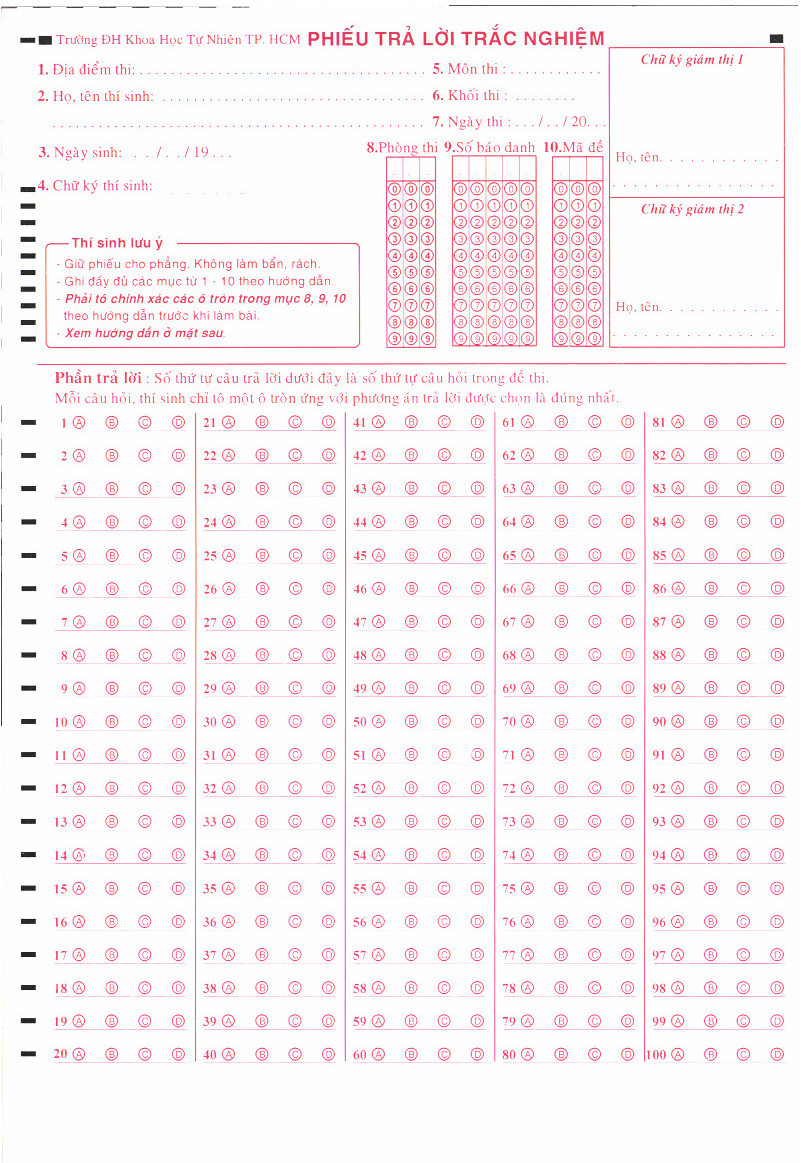
#> input picture img_data/oms2.jpg, 801 x 1163 px
$ python whatever.py   (older library calls are emulated)
#> lines starting #> are read from the running program, lines starting #| are printed output that depends on the picture; after the words box and inside, x2 and y2 are one past the last pixel; in counts of white or black regions, pixels touching at a corner belong together
import numpy as np
import cv2
img = cv2.imread('img_data/oms2.jpg',cv2.IMREAD_GRAYSCALE)
#> img: shape (1163, 801); min 23, max 255, mean 245.6
biblur=cv2.bilateralFilter(img,20,175,175)
sharp=cv2.addWeighted(img,1.55,biblur,-0.5,0)
ret1,thresh1 = cv2.threshold(sharp,127,255,cv2.THRESH_OTSU)
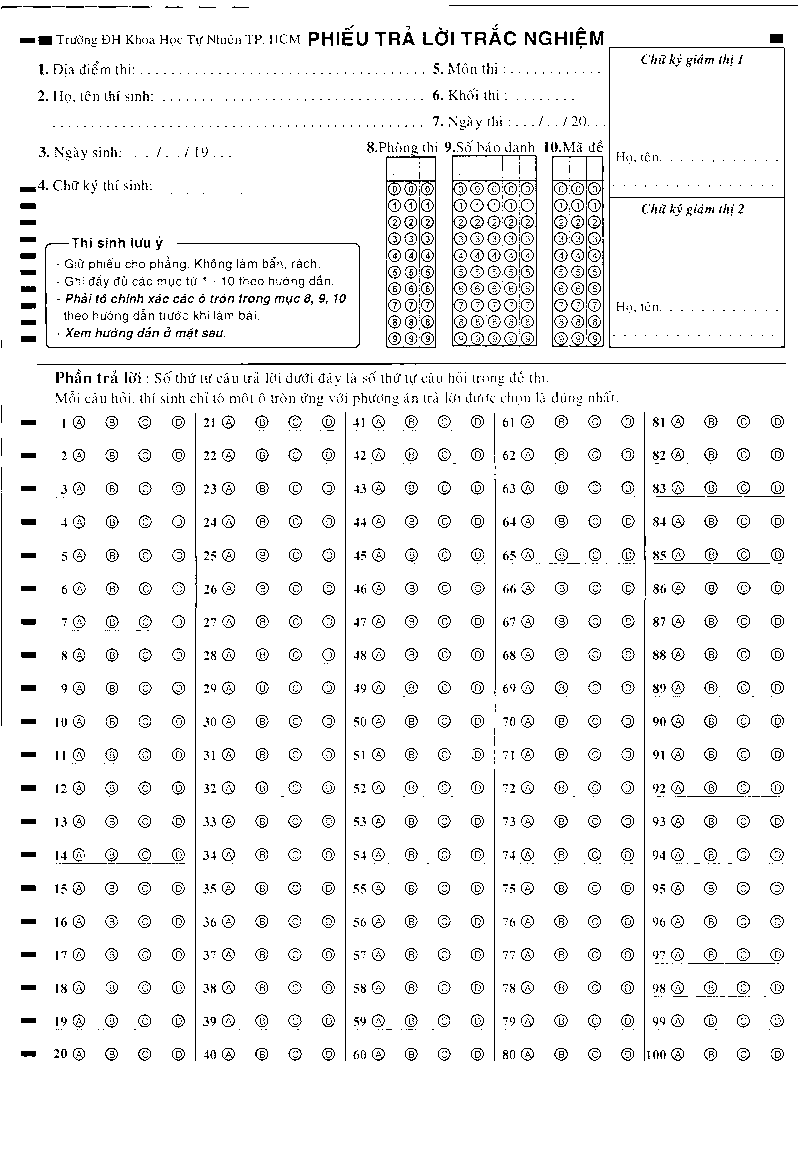
#> thresh1: shape (1163, 801); 94.4% white; black in thin lines or dots
#> ret1 = 186
height, width = img.shape[:2]
#> height = 1163; width = 801

inv=cv2.bitwise_not(thresh1)
#> inv: shape (1163, 801); 5.6% white in thin lines or dots
kernel = cv2.getStructuringElement(cv2.MORPH_ELLIPSE, (4, 4))
closed = cv2.morphologyEx(inv, cv2.MORPH_CLOSE, kernel)
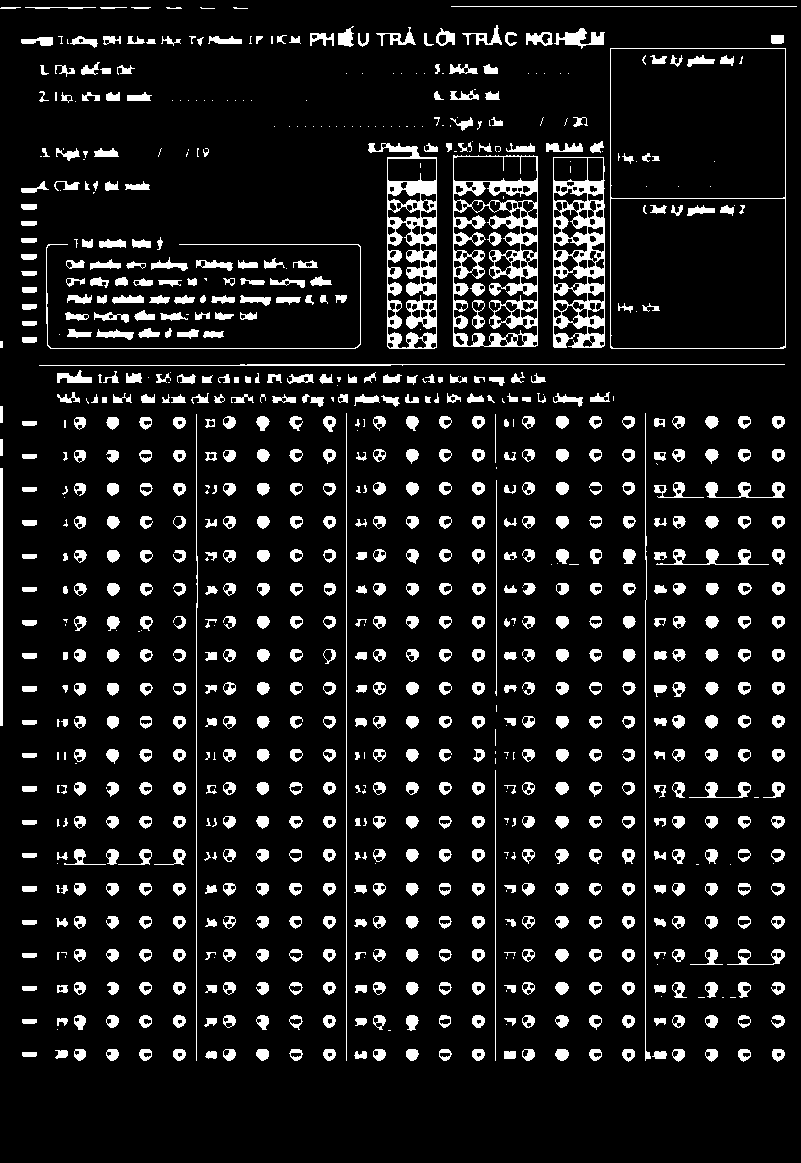
#> closed: shape (1163, 801); 9.9% white; 901 white regions (186 under 20 px)


im2, contours, hierarchy = cv2.findContours(closed, cv2.RETR_TREE, cv2.CHAIN_APPROX_NONE)
#> contours = 1538 contours, 398 with area under 20; largest, box (x1, y1, x2, y2) and area: (610, 48, 786, 349) 52498, (610, 48, 786, 199) 26243, (610, 198, 786, 349) 26235, (453, 155, 538, 347) 15978, (368, 143, 437, 349) 9614
empt=np.zeros((height,width),dtype=np.uint8)
cv2.imshow("thresh1",thresh1)
cv2.imshow("CLOSED",closed)
cv2.drawContours(empt, contours, -1, (255,255,255), 3)
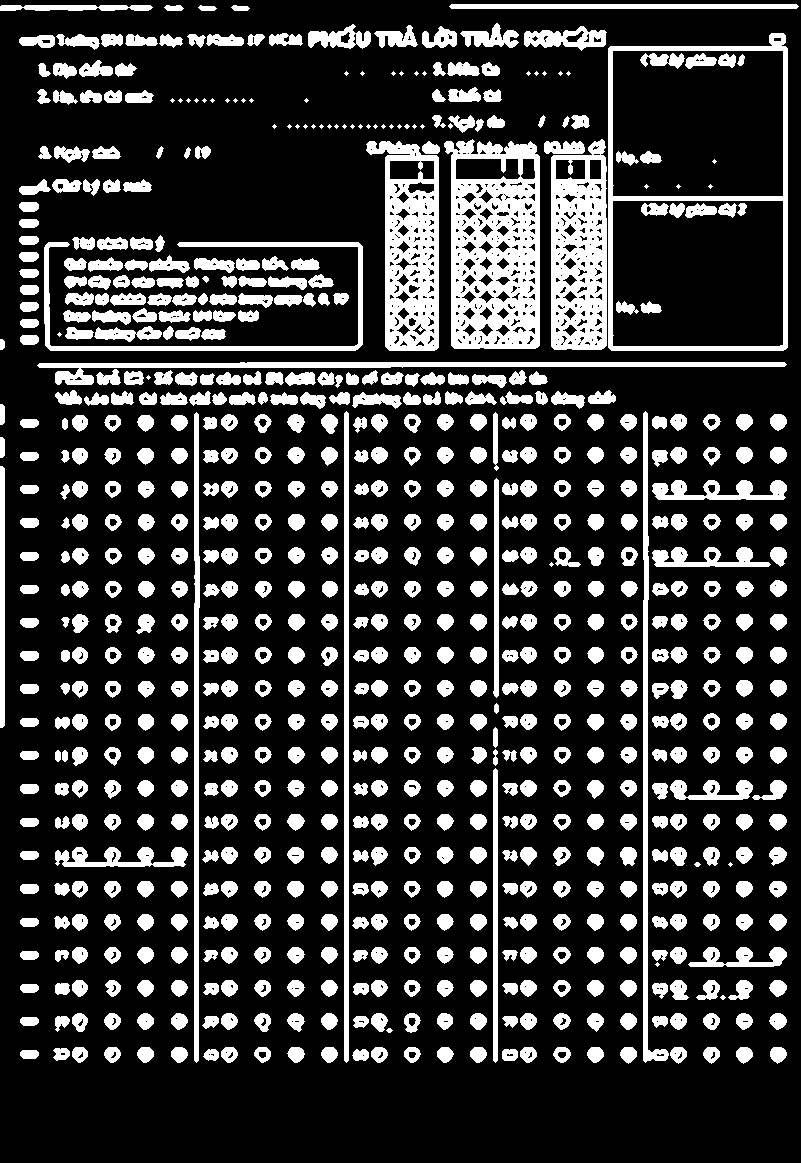
#> empt: shape (1163, 801); 21.6% white; 742 white regions (52 under 20 px)

im3,contours1,hierarchy1 = cv2.findContours(empt, cv2.RETR_TREE, cv2.CHAIN_APPROX_NONE)
#> contours1 = 1740 contours, 766 with area under 20; largest, box (x1, y1, x2, y2) and area: (608, 33, 788, 351) 54590, (612, 50, 784, 197) 24963, (612, 200, 784, 347) 24960, (444, 139, 540, 349) 17908, (366, 141, 439, 351) 10828
empt1=np.zeros((height,width),dtype=np.uint8)
cv2.imshow("CONTOUR",empt)
cv2.drawContours(empt1, contours1, -1, (255,255,255), 3)
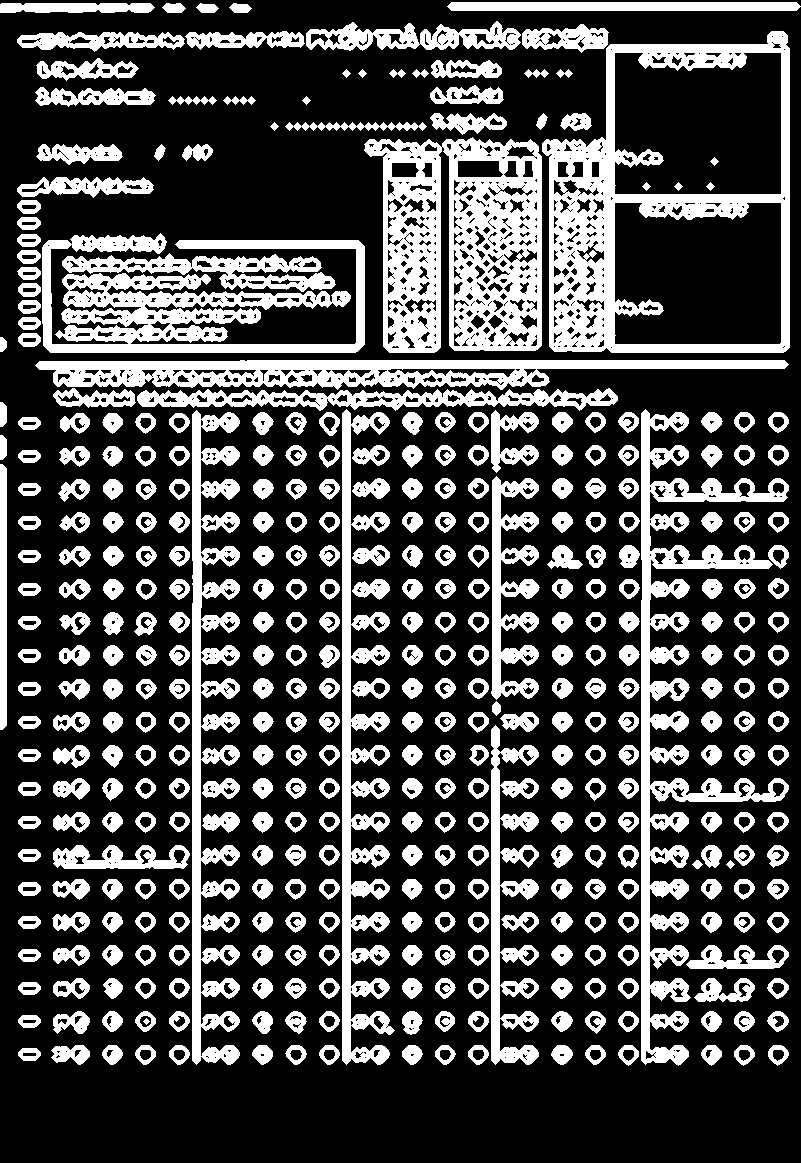
#> empt1: shape (1163, 801); 29.2% white; 400 white regions, largest, box (x1, y1, x2, y2) and area: (364, 137, 542, 353) 24563, (542, 31, 790, 353) 23517, (641, 409, 789, 1066) 20229
cv2.imshow("CONTOUR1",empt1)
cv2.waitKey(0)

$ run again, with img_data/oms3.jpg copied over img_data/oms2.jpg
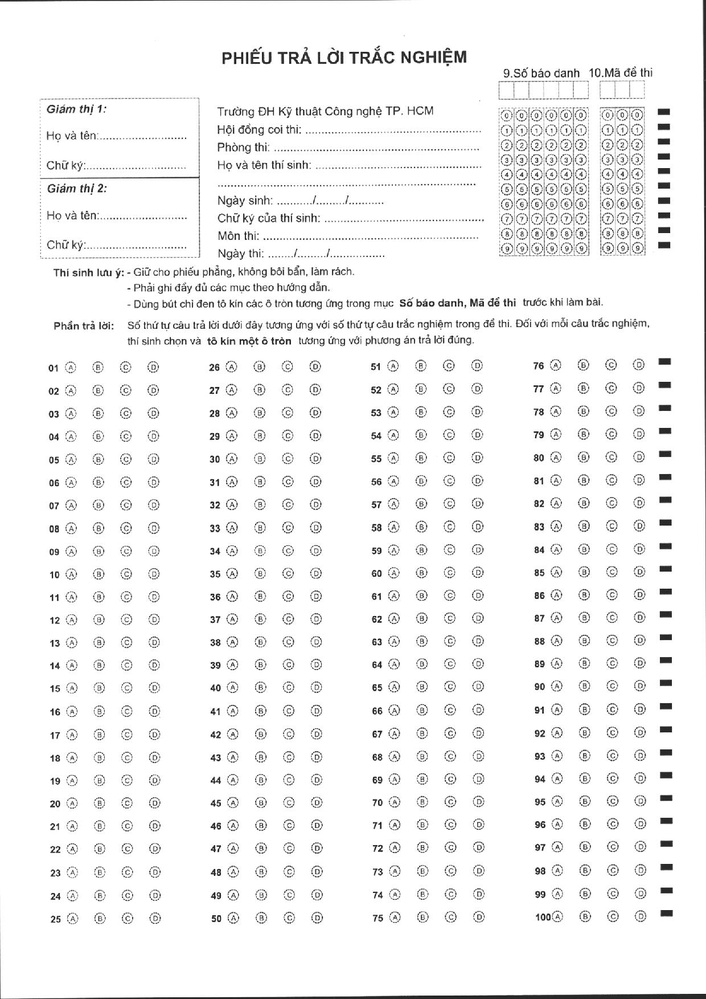
#> input picture img_data/oms3.jpg, 706 x 999 px, shrunk from 1240 x 1753 before the run
#> img is the input picture: shape (999, 706); min 0, max 255, mean 243.1
#> `ret1,thresh1 = cv2.threshold(sharp,127,255,cv2.THRESH_OTSU)`:
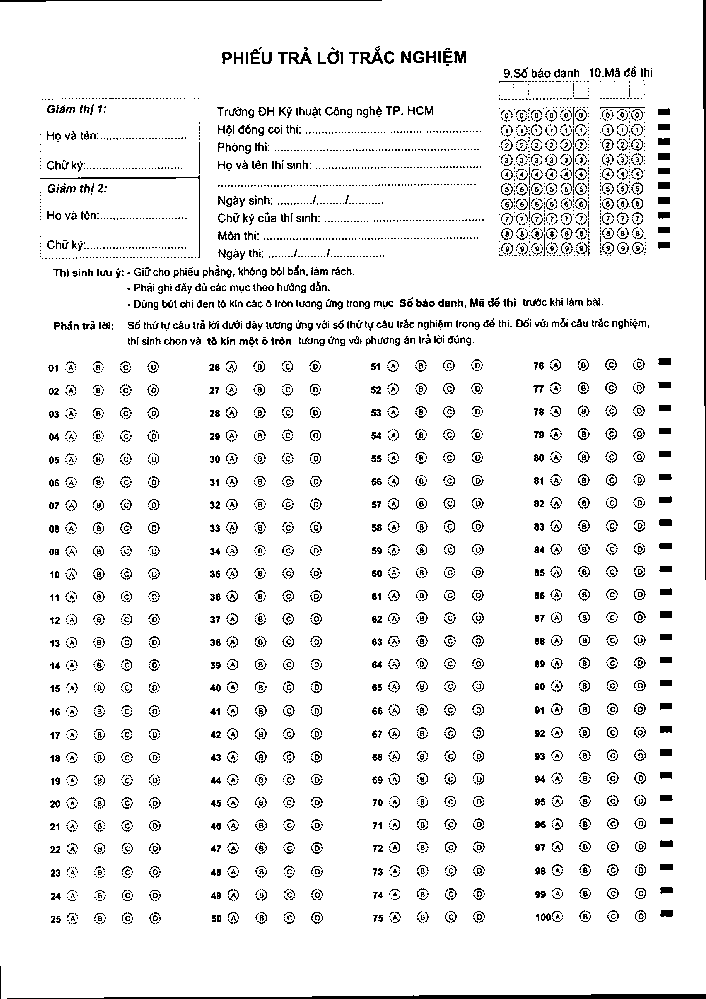
#> thresh1: shape (999, 706); 93.3% white; black in thin lines or dots
#> ret1 = 165
#> inv: shape (999, 706); 6.7% white in thin lines or dots
#> closed: shape (999, 706); 11.3% white; 764 white regions (77 under 20 px)
#> contours = 872 contours, 124 with area under 20; largest, box (x1, y1, x2, y2) and area: (500, 108, 591, 257) 11165, (601, 108, 647, 256) 4951, (545, 146, 590, 249) 1506, (530, 116, 575, 175) 1088, (103, 995, 706, 999) 802
#> empt: shape (999, 706); 19.4% white; 621 white regions (1 under 20 px)
#> contours1 = 1539 contours, 474 with area under 20; largest, box (x1, y1, x2, y2) and area: (498, 106, 593, 259) 13264, (599, 106, 649, 258) 6548, (127, 317, 513, 333) 3140, (127, 298, 396, 313) 2132, (101, 993, 706, 999) 2008
#> `cv2.drawContours(empt1, contours1, -1, (255,255,255), 3)`:
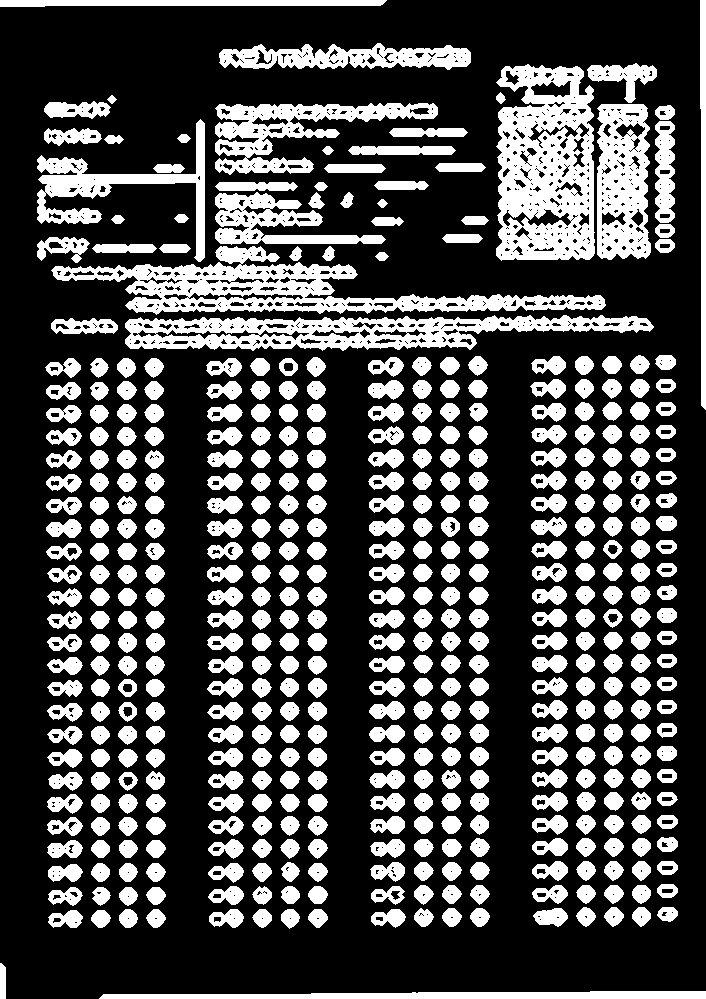
#> empt1: shape (999, 706); 29.6% white; 472 white regions, largest, box (x1, y1, x2, y2) and area: (496, 64, 595, 261) 14187, (51, 246, 606, 315) 12443, (125, 315, 654, 351) 10267
